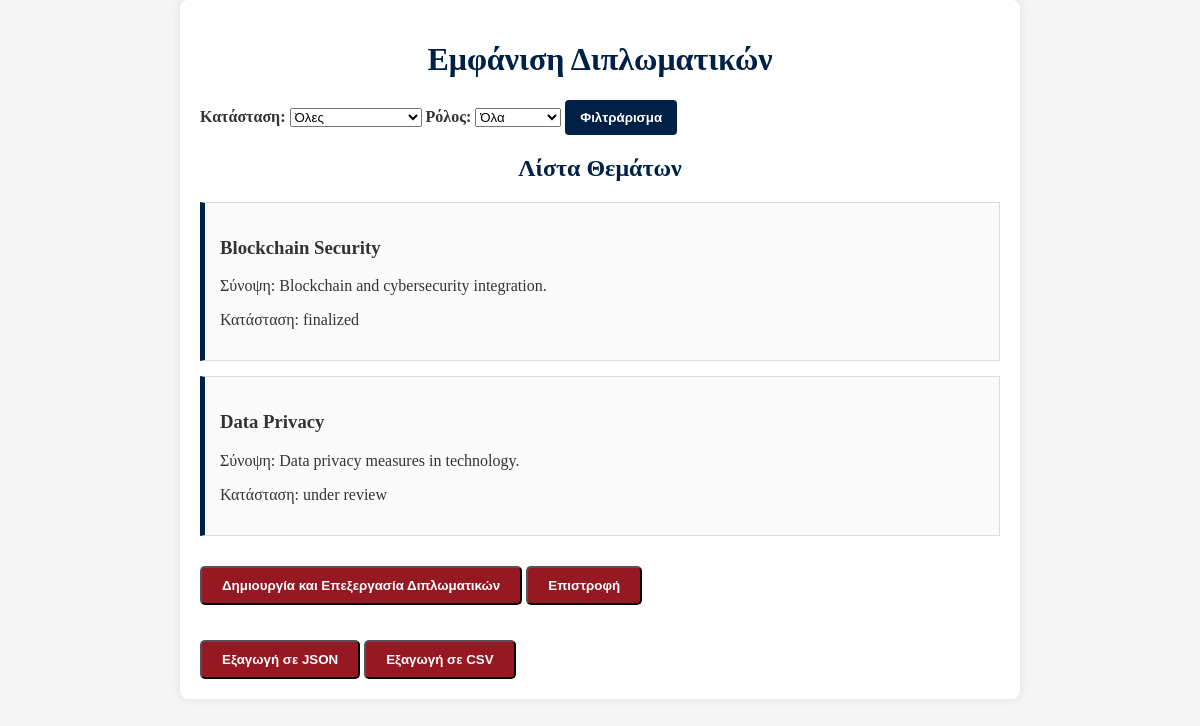
Screenshot of /all_thesis.php (signed in) with the database file from the repository.
### tables this page shows
CREATE TABLE `thesis` (
  `thesisID` int(11) NOT NULL,
  `title` varchar(255) NOT NULL,
  `description` text NOT NULL,
  `status` enum('under assignment','active','under review','finalized','withdrawn') NOT NULL,
  `supervisorID` int(11) NOT NULL,
  `member1ID` int(11) DEFAULT NULL,
  `member2ID` int(11) DEFAULT NULL,
  `studentID` int(11) DEFAULT NULL,
  `finalGrade` decimal(4,2) DEFAULT NULL,
  `postedDate` date NOT NULL,
  `assignmentDate` date DEFAULT NULL,
  `completionDate` date DEFAULT NULL,
  `examinationDate` date DEFAULT NULL,
  `withdrawalDate` date DEFAULT NULL,
  `pdf` varchar(50) DEFAULT NULL,
  `withdrawn_comment` enum('from professor','from secretary') DEFAULT NULL,
  `general_assembly` varchar(20) DEFAULT NULL
);

### all_thesis.php (the view, shortened to what this page needs)
<?php
include 'access.php';
$filter_status = isset($_GET['status']) ? $_GET['status'] : '';
$filter_role = isset($_GET['role']) ? $_GET['role'] : '';
$status_condition = ($filter_status !== '') ? "AND status = ?" : "";
$role_condition = "";
if ($filter_role === 'supervisor') {
    $role_condition = "supervisorID = ?";
} elseif ($filter_role === 'member') {
    $role_condition = "(member1ID = ? OR member2ID = ?)";
} else {
    $role_condition = "(supervisorID = ? OR member1ID = ? OR member2ID = ?)";
}
$query = "
    SELECT
        thesis.thesisID,
        thesis.title,
        thesis.description,
        thesis.pdf,
        thesis.status,
        thesis.studentID,
        thesis.supervisorID,
        thesis.member1ID,
        thesis.member2ID,
        thesis.postedDate,
        thesis.assignmentDate,
        thesis.completionDate,
        thesis.examinationDate,
        thesis.finalGrade,
        thesis.withdrawalDate,
        thesis.withdrawn_comment,
        students.name AS student_name,
        students.surname AS student_surname,
        supervisor.name AS supervisor_name,
        supervisor.surname AS supervisor_surname,
        member1.name AS member1_name,
        member1.surname AS member1_surname,
        member2.name AS member2_name,
        member2.surname AS member2_surname
    FROM
        thesis
    LEFT JOIN students ON thesis.studentID = students.Student_ID
    LEFT JOIN professors AS supervisor ON thesis.supervisorID = supervisor.Professor_ID
    LEFT JOIN professors AS member1 ON thesis.member1ID = member1.Professor_ID
    LEFT JOIN professors AS member2 ON thesis.member2ID = member2.Professor_ID
    WHERE
        $role_condition
        $status_condition
";
$stmt = $con->prepare($query);
if ($filter_status !== '') {
    if ($role_condition === "(supervisorID = ? OR member1ID = ? OR member2ID = ?)") {
        $stmt->bind_param('iiis', $_SESSION['user_id'], $_SESSION['user_id'], $_SESSION['user_id'], $filter_status);
    } elseif ($role_condition === "(member1ID = ? OR member2ID = ?)") {
        $stmt->bind_param('iis', $_SESSION['user_id'], $_SESSION['user_id'], $filter_status);
    } else {
        $stmt->bind_param('is', $_SESSION['user_id'], $filter_status);
    }
} else {
    if ($role_condition === "(supervisorID = ? OR member1ID = ? OR member2ID = ?)") {
        $stmt->bind_param('iii', $_SESSION['user_id'], $_SESSION['user_id'], $_SESSION['user_id']);
    } elseif ($role_condition === "(member1ID = ? OR member2ID = ?)") {
        $stmt->bind_param('ii', $_SESSION['user_id'], $_SESSION['user_id']);
    } else {
        $stmt->bind_param('i', $_SESSION['user_id']);
    }
}
$stmt->execute();
$result = $stmt->get_result();
?>
<!DOCTYPE html>
<html lang="el">
<head>
    <link rel="stylesheet" href="dipl.css">
</head>
<body>
    <div class="container">
        <h1>Εμφάνιση Διπλωματικών</h1>
        <form method="GET" action="" style="margin-bottom: 20px;">
            <label for="status">Κατάσταση:</label>
            <select name="status" id="status">
                <option value="">Όλες</option>
            </select>
            <label for="role">Ρόλος:</label>
            <select name="role" id="role">
                <option value="">Όλα</option>
            </select>
            <button type="submit">Φιλτράρισμα</button>
        </form>
        <div class="topic-list">
            <h2>Λίστα Θεμάτων</h2>
            <?php
            if ($result->num_rows > 0) {
                while ($row = $result->fetch_assoc()) {
                    echo '<div class="topic" onclick="showModal(' . htmlspecialchars(json_encode($row), ENT_QUOTES, 'UTF-8') . ')">';
                    echo '<h3>' . htmlspecialchars($row['title']) . '</h3>';
                    echo '<p>Σύνοψη: ' . htmlspecialchars($row['description']) . '</p>';
                    echo '<p>Κατάσταση: ' . htmlspecialchars($row['status']) . '</p>';
                    echo '</div>';
                }
            } else {
                echo '<p>Δεν βρέθηκαν αποτελέσματα για τα φίλτρα σας.</p>';
            }
            ?>
        <button class="add-topic-button" onclick="window.location.href = 'show_dipl.php';">Δημιουργία και Επεξεργασία Διπλωματικών</button>
        <button class="add-topic-button" onclick="window.location.href = 'professor.php';">Επιστροφή</button>
        </div>
        <div>
            <button class="add-topic-button" onclick="exportData('json')">Εξαγωγή σε JSON</button>
            <button class="add-topic-button" onclick="exportData('csv')">Εξαγωγή σε CSV</button>
        </div>
    </div>
</body>
</html>

### dipl.css (style rules this page uses)
body { font-family: "Georgia", serif; background-color: #f5f5f5; color: #333; margin: 0; padding: 0; }
.container { max-width: 800px; margin: auto; padding: 20px; background-color: #ffffff; box-shadow: 0 0 10px rgba(0, 0, 0, 0.1); border-radius: 8px; }
h1, h2 { color: #002147; text-align: center; }
.topic-list { margin-bottom: 20px; }
.topic { border: 1px solid #ddd; padding: 15px; margin-bottom: 15px; background-color: #fafafa; border-left: 5px solid #002147; }
.add-topic-button { display: inline-block; padding: 10px 20px; background-color: #961823; color: white; text-decoration: none; border-radius: 5px; font-weight: bold; margin-top: 15px; cursor: pointer; text-align: center; transition: background-color 0.3s; }
form label { font-weight: bold; color: #333; }
button[type="submit"], button[type="button"] { padding: 10px 15px; font-weight: bold; border-radius: 4px; border: none; cursor: pointer; transition: background-color 0.3s; }
button[type="submit"] { background-color: #002147; color: white; }

### rows the page displays
thesis: title "Blockchain Security", description "Blockchain and cybersecurity integration.", status "finalized"
thesis: title "Data Privacy", description "Data privacy measures in technology.", status "under review"
